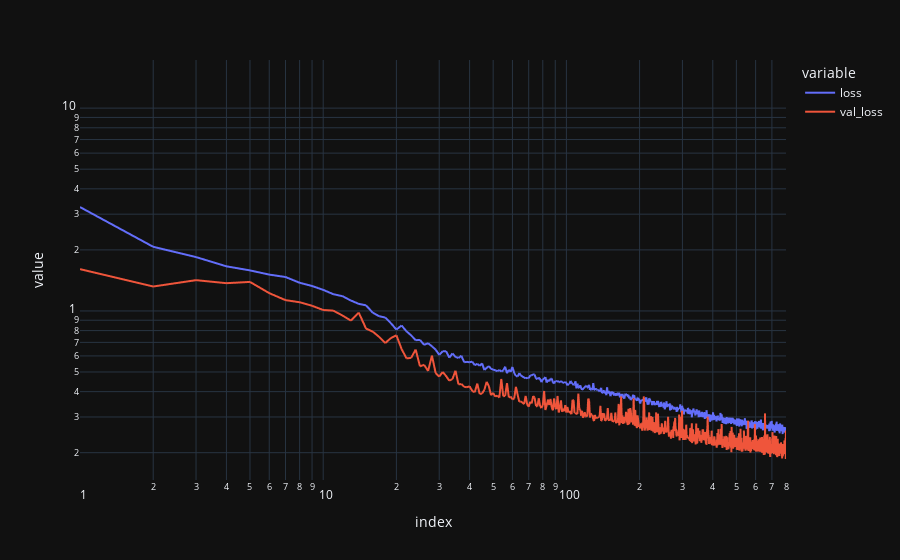
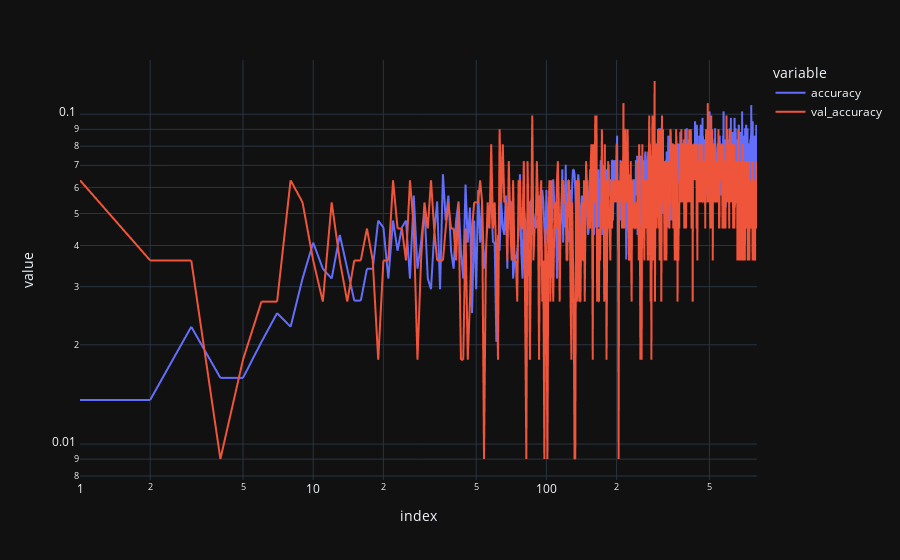

The cell these charts' notebook holds for them, in order:
### Code cell
px.line(history, y=['loss', 'val_loss'], log_y=True, log_x=True).show()
px.line(history, y=['accuracy', 'val_accuracy'], log_y=True, log_x=True).show()

### Figure 1 — Plotly figure (JSON) as saved in the notebook; plotly's stock layout.template omitted (floating-point values rounded to 4 significant figures; data arrays with more than 128 entries replaced by an {"elided": "..."} marker saying what was removed)
{"data": [{"hovertemplate": "variable=loss<br>index=%{x}<br>value=%{y}<extra></extra>", "legendgroup": "loss", "line": {"color": "#636efa", "dash": "solid"}, "marker": {"symbol": "circle"}, "mode": "lines", "name": "loss", "showlegend": true, "x": {"elided": "801 int values"}, "xaxis": "x", "y": {"elided": "801 float values"}, "yaxis": "y", "type": "scattergl"}, {"hovertemplate": "variable=val_loss<br>index=%{x}<br>value=%{y}<extra></extra>", "legendgroup": "val_loss", "line": {"color": "#EF553B", "dash": "solid"}, "marker": {"symbol": "circle"}, "mode": "lines", "name": "val_loss", "showlegend": true, "x": {"elided": "801 int values"}, "xaxis": "x", "y": {"elided": "801 float values"}, "yaxis": "y", "type": "scattergl"}], "layout": {"xaxis": {"anchor": "y", "domain": [0.0, 1.0], "title": {"text": "index"}, "type": "log"}, "yaxis": {"anchor": "x", "domain": [0.0, 1.0], "title": {"text": "value"}, "type": "log"}, "legend": {"title": {"text": "variable"}, "tracegroupgap": 0}, "margin": {"t": 60}}}

### Figure 2 — Plotly figure (JSON) as saved in the notebook; plotly's stock layout.template omitted (floating-point values rounded to 4 significant figures; data arrays with more than 128 entries replaced by an {"elided": "..."} marker saying what was removed)
{"data": [{"hovertemplate": "variable=accuracy<br>index=%{x}<br>value=%{y}<extra></extra>", "legendgroup": "accuracy", "line": {"color": "#636efa", "dash": "solid"}, "marker": {"symbol": "circle"}, "mode": "lines", "name": "accuracy", "showlegend": true, "x": {"elided": "801 int values"}, "xaxis": "x", "y": {"elided": "801 float values"}, "yaxis": "y", "type": "scattergl"}, {"hovertemplate": "variable=val_accuracy<br>index=%{x}<br>value=%{y}<extra></extra>", "legendgroup": "val_accuracy", "line": {"color": "#EF553B", "dash": "solid"}, "marker": {"symbol": "circle"}, "mode": "lines", "name": "val_accuracy", "showlegend": true, "x": {"elided": "801 int values"}, "xaxis": "x", "y": {"elided": "801 float values"}, "yaxis": "y", "type": "scattergl"}], "layout": {"xaxis": {"anchor": "y", "domain": [0.0, 1.0], "title": {"text": "index"}, "type": "log"}, "yaxis": {"anchor": "x", "domain": [0.0, 1.0], "title": {"text": "value"}, "type": "log"}, "legend": {"title": {"text": "variable"}, "tracegroupgap": 0}, "margin": {"t": 60}}}
